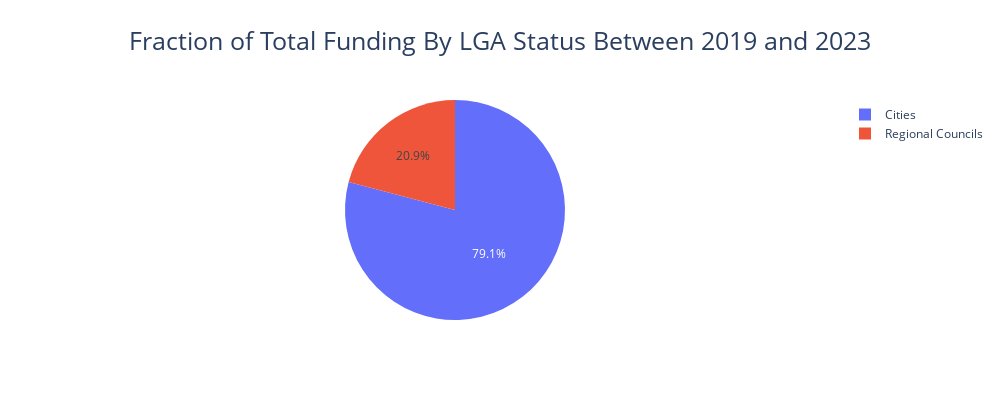

The notebook cell this image was saved under:
### Markdown cell above
## **Visualisation 1**
Using a pie pie chart to re-interate the above funding distribuitions to give a more intuitive understanding of the funding ratio allocated to regional and city recipients.

### Code cell
# produce pi chart from existing data
part_b_pi = px.pie(cleaned_df.reset_index(), 
                   values="Contractual Commitment ($ GST excl.)", 
                   names="LGA Status",
                   title = "Fraction of Total Funding By LGA Status Between 2019 and 2023")
part_b_pi.update_layout(
    title_font_size=25,
    title_x=0.5,
    legend_title_font_size=15,
    height=400,
    width = 1000
)

part_b_pi.show(align="center")

### Figure 1 — Plotly figure (JSON) as saved in the notebook; plotly's stock layout.template omitted (floating-point values rounded to 4 significant figures; data arrays with more than 128 entries replaced by an {"elided": "..."} marker saying what was removed)
{"data": [{"domain": {"x": [0, 1], "y": [0, 1]}, "hovertemplate": "LGA Status=%{label}<br>Contractual Commitment ($ GST excl.)=%{value}<extra></extra>", "labels": {"elided": "394 str values"}, "legendgroup": "", "name": "", "showlegend": true, "type": "pie", "values": {"elided": "394 int values"}}], "layout": {"height": 400, "legend": {"title": {"font": {"size": 15}}, "tracegroupgap": 0}, "title": {"font": {"size": 25}, "text": "Fraction of Total Funding By LGA Status Between 2019 and 2023", "x": 0.5}, "width": 1000}}
